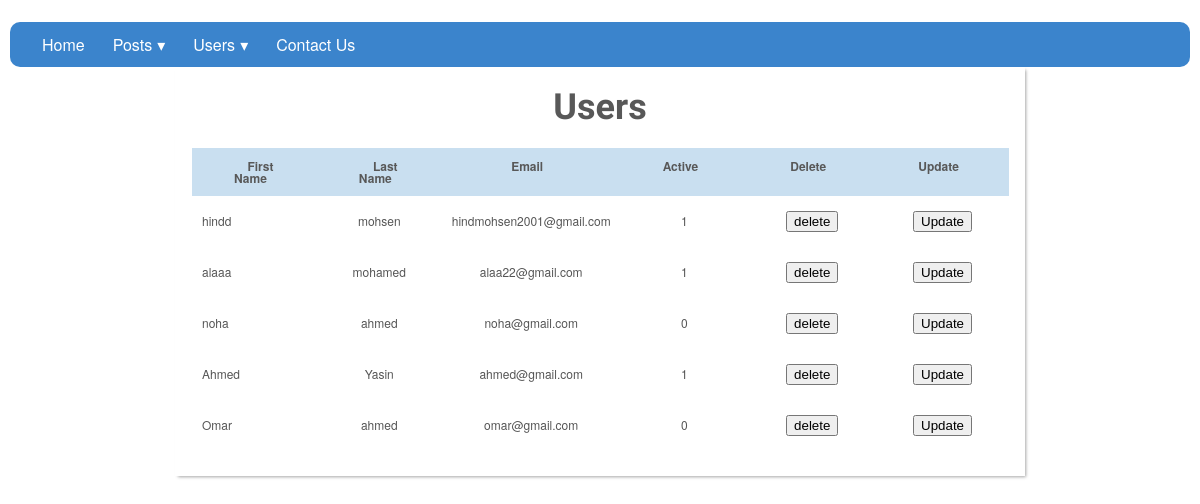
/admin/users.php, run on the app's committed database.
### tables this page shows
CREATE TABLE `users` (
  `id` int(11) NOT NULL,
  `firstName` varchar(100) NOT NULL,
  `secondName` varchar(100) NOT NULL,
  `phoneNo` varchar(100) NOT NULL,
  `email` varchar(100) NOT NULL,
  `password` varchar(100) NOT NULL,
  `Gender` varchar(100) NOT NULL,
  `Terms` varchar(100) NOT NULL,
  `active` int(1) NOT NULL
);

### admin/oop.php (called while the page is built, shortened)
<?php
class Blog{
    private $dbtype="mysql";
    private $host="localhost";
    private $dbname="blogs";
    private $user="root";
    private $password="";
    private $pdo;
    public function __construct()
    {
       $this->pdo=new PDO("$this->dbtype:host=$this->host;dbname=$this->dbname",$this->user,$this->password);
    }
    function select($cols,$table,$condition=1){
        return $this->pdo->query("select $cols from $table where $condition");
    }
}

### admin/users.php (the view, shortened to what this page needs)
<!DOCTYPE html>
<html lang="en">
<head>
    <link rel="stylesheet" href="css/posts.css">
    <link rel="stylesheet" href="css/style2.css">
</head>
<body>
  <nav id='menu'>
    <ul>
      <li><a href=''>Home</a></li>
      <li><a class='dropdown-arrow' href=''>Posts</a>
      </li>
      <li><a class='dropdown-arrow' href='testimonials.php'>Users</a>
      </li>
      <li><a href='#'>Contact Us</a></li>
    </ul>
  </nav>
        <div id="wrapper">
         <h1>Users</h1>
         <table id="keywords" cellspacing="0" cellpadding="0">
           <thead>
             <tr>
               <th><span>First Name</span></th>
			         <th><span>Last Name</span></th>
               <th><span>Email</span></th>
               <th><span>Active</span></th>
               <th><span>Delete</span></th>
               <th><span>Update</span></th>
             </tr>
           </thead>
           <tbody>
            <?php
            include("oop.php");
            $db=new Blog();
            $db->_get();
            $data=$db->select("*","users");
            $row=$data->fetchAll(PDO::FETCH_ASSOC);
            foreach($row as $tab){?>
              <tr>
               <td class="lalign"><?php echo $tab['firstName']?></td>
			         <td><?php echo $tab['secondName']?></td>
               <td><?php echo $tab['email']?></td>
               <td><?php echo $tab['active']?></td>
               <td>
                <form action="<?php echo $_SERVER['PHP_SELF']?>" method="post">
              <input type="submit" name="delete" value="delete">
              </form>
               </td>
               <td>
               <form action="updateUser.php" method="post">
              <input type="submit" name="delete" value="Update">
              </form>
               </td>
             </tr>
           <?php }
            ?>
           </tbody>
         </table>
        </div>
</body>
</html>

### admin/css/posts.css (style rules this page uses)
html, body, div, span, applet, object, iframe, h1, h2, h3, h4, h5, h6, p, blockquote, pre, a, abbr, acronym, address, big, cite, code, del, dfn, em, img, ins, kbd, q, s, samp, small, strike, strong, sub, sup, tt, var, b, u, i, center, dl, dt, dd, ol, ul, li, fieldset, form, label, legend, table, caption, tbody, tfoot, thead, tr, th, td, article, aside, canvas, details, embed, figure, figcaption, footer, header, hgroup, menu, nav, output, ruby, section, summary, time, mark, audio, video { margin: 0; padding: 0; border: 0; font-size: 100%; font: inherit; vertical-align: baseline; outline: none; -webkit-font-smoothing: antialiased; -webkit-text-size-adjust: 100%; -ms-text-size-adjust: 100%; -webkit-box-sizing: border-box; -moz-box-sizing: border-box; box-sizing: border-box; }
html { overflow-y: scroll; }
body { font-family: 'Helvetica Neue', Helvetica, Arial, sans-serif; font-size: 62.5%; line-height: 1; color: #585858; padding: 22px 10px; padding-bottom: 55px; }
article, aside, details, figcaption, figure, footer, header, hgroup, menu, nav, section { display: block; }
ol, ul { list-style: none; }
input, textarea { -webkit-font-smoothing: antialiased; -webkit-text-size-adjust: 100%; -ms-text-size-adjust: 100%; -webkit-box-sizing: border-box; -moz-box-sizing: border-box; box-sizing: border-box; outline: none; }
table { border-collapse: collapse; border-spacing: 0; }
h1 { font-family: 'Amarante', Tahoma, sans-serif; font-weight: bold; font-size: 3.6em; line-height: 1.7em; margin-bottom: 10px; text-align: center; }
#wrapper { display: block; width: 850px; background: #fff; margin: 0 auto; padding: 10px 17px; -webkit-box-shadow: 2px 2px 3px -1px rgba(0,0,0,0.35); }
#keywords { margin: 0 auto; font-size: 1.2em; margin-bottom: 15px; }
#keywords thead { cursor: pointer; background: #c9dff0; }
#keywords thead tr th { font-weight: bold; padding: 12px 30px; padding-left: 42px; }
#keywords thead tr th span { padding-right: 20px; background-repeat: no-repeat; background-position: 100% 100%; }
#keywords tbody tr { color: #555; }
#keywords tbody tr td { text-align: center; padding: 15px 10px; }
#keywords tbody tr td.lalign { text-align: left; }

### admin/css/style2.css (style rules this page uses)
#menu { background: #3B84CC; color: #FFF; height: 45px; padding-left: 18px; border-radius: 10px; }
#menu ul, #menu li { margin: 0 auto; padding: 0; list-style: none }
#menu ul { width: 100%; }
#menu li { float: left; display: inline; position: relative; }
#menu a { display: block; line-height: 45px; padding: 0 14px; text-decoration: none; color: #FFFFFF; font-size: 16px; }
#menu a.dropdown-arrow:after { content: "\25BE"; margin-left: 5px; }

### data on the page
users: firstName "hindd", secondName "mohsen", email "hindmohsen2001@gmail.com", active "1"
users: firstName "alaaa", secondName "mohamed", email "alaa22@gmail.com", active "1"
users: firstName "noha", secondName "ahmed", email "noha@gmail.com", active "0"
users: firstName "Ahmed", secondName "Yasin", email "ahmed@gmail.com", active "1"
users: firstName "Omar", secondName "ahmed", email "omar@gmail.com", active "0"
